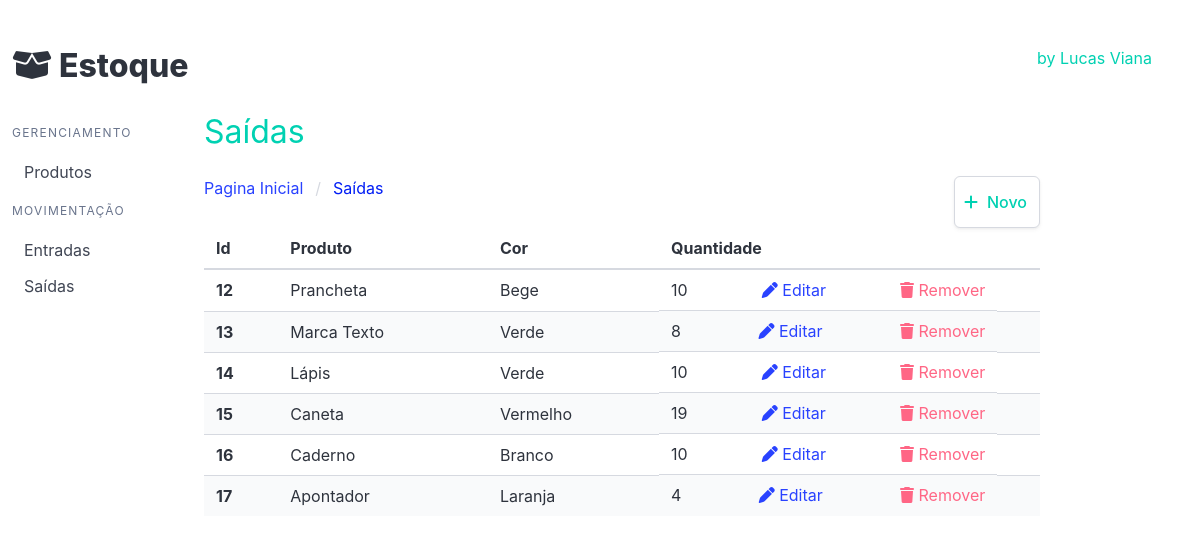
Screenshot of /saida/list_saida with the database file from the repository.
### saida/models.py (models this page shows, shortened)
class Saidas(models.Model):
    produto = models.ForeignKey(Produtos, on_delete=models.CASCADE, verbose_name='Produto')
    preco = models.FloatField('Preco', default=0)
    quantidade = models.IntegerField('Quantidade', default=0)
    criado = models.DateTimeField('Criado em', auto_now_add=True)
    modificado = models.DateTimeField('Modificado em', auto_now=True)

### produto/models.py (models this page shows, shortened)
class Produtos(models.Model):
    produto = models.CharField('Produto', max_length=200)
    cor = models.ForeignKey(Cores, on_delete=models.PROTECT, verbose_name='Cor')
    descricao = models.TextField('Descriçao', blank=True)
    quantidade = models.IntegerField('Quantidade', default=0)
    preco = models.DecimalField('Preço', decimal_places=2, max_digits=8, default=0)
    criado = models.DateTimeField('Criado em', auto_now_add=True)
    modificado = models.DateField('Modificado em', auto_now=True)
    def __str__(self):
        return self.produto
    class Meta:
        verbose_name = 'Produto'
        verbose_name_plural = 'Produtos'
        ordering = ['-produto']

class Cores(models.Model):
    cor = models.CharField('Cor', max_length=200)
    def __str__(self):
        return self.cor

### saida/views.py (the view)
# urls.py: path('list_saida', list_saida, name='list_saida'),
def list_saida(request):
    saidas = Saidas.objects.all()
    template_name = 'list_saida.html'
    context = {
        'saidas': saidas
    }
    return render(request, template_name, context)

### saida/templates/list_saida.html
{% extends 'base.html' %}
{% block product %}
<h1 class="subtitle is-3 has-text-primary">
  Saídas
</h1>
<div>
  <nav class="navbar breadcrumb" aria-label="breadcrumbs">
      <ul>
          <li><a href="{% url 'produto:list_produto' %}">Pagina Inicial</a></li>
          <li class="is-active"><a href="#">Saídas</a></li>
      </ul>
      <div class="navbar-end">
          <a class="button has-text-primary" href="{% url 'saida:new_saida' %}">
              <span class="icon is-small mr-1">
                  <i class="fa-solid fa-plus"></i>
              </span>
              Novo
          </a>
      </div>
  </nav>
</div>
<table class="table is-striped is-hoverable is-fullwidth">
  <thead>
    <tr>
      <th>Id</th>
      <th>Produto</th>
      <th>Cor</th>
      <th>Quantidade</th>
      <th></th>
  </tr>
  </thead>
  <tbody>{% for saida in saidas %}<tr>
      <th>{{ saida.id }}</th>
      <td>{{ saida.produto }}</td>
      <td>{{ saida.produto.cor }}</td>
      <td class="is-flex justify-content is-justify-content-space-between">
        {{ saida.quantidade }}
        <a href="{% url 'saida:update_saida' saida.id%}">
            <i class="fa-solid fa-pen"></i>
            Editar
        </a>
        <a class="has-text-danger" href="{% url 'saida:delete_saida' saida.id%}">
            <i class="fa-solid fa-trash"></i>
            Remover
        </a>
    </td>
    <td></td>
    </tr>{% endfor %}
  </tbody>
</table>
{% endblock %}

### rows the page displays
Saidas: id "12", produto "Prancheta", produto.cor "Bege", quantidade "10"
Saidas: id "13", produto "Marca Texto", produto.cor "Verde", quantidade "8"
Saidas: id "14", produto "Lápis", produto.cor "Verde", quantidade "10"
Saidas: id "15", produto "Caneta", produto.cor "Vermelho", quantidade "19"
Saidas: id "16", produto "Caderno", produto.cor "Branco", quantidade "10"
Saidas: id "17", produto "Apontador", produto.cor "Laranja", quantidade "4"
